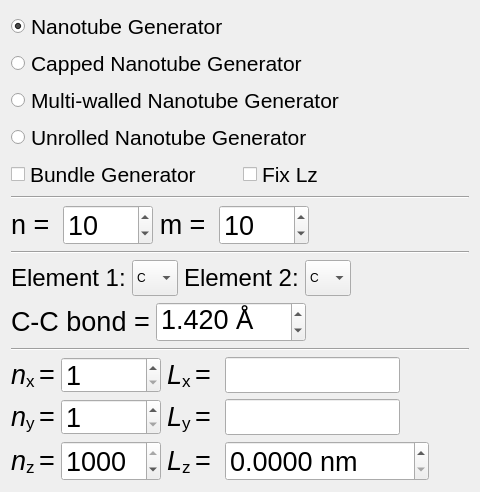
        <widget class="QWidget" name="nanotube_generator_tabWidget">
         <attribute name="title">
          <string>Nanotubes</string>
         </attribute>
         <layout class="QVBoxLayout" name="verticalLayout">
          <item>
           <widget class="QRadioButton" name="nanotube_generator_radioButton">
            <property name="font">
             <font>
              <pointsize>16</pointsize>
             </font>
            </property>
            <property name="text">
             <string>Nanotube Generator</string>
            </property>
            <property name="checked">
             <bool>true</bool>
            </property>
            <attribute name="buttonGroup">
             <string notr="true">nanotube_generator_buttonGroup</string>
            </attribute>
           </widget>
          </item>
          <item>
           <widget class="QRadioButton" name="capped_nanotube_generator_radioButton">
            <property name="font">
             <font>
              <pointsize>16</pointsize>
             </font>
            </property>
            <property name="text">
             <string>Capped Nanotube Generator</string>
            </property>
            <property name="checkable">
             <bool>false</bool>
            </property>
            <attribute name="buttonGroup">
             <string notr="true">nanotube_generator_buttonGroup</string>
            </attribute>
           </widget>
          </item>
          <item>
           <widget class="QRadioButton" name="mwnt_generator_radioButton">
            <property name="font">
             <font>
              <pointsize>16</pointsize>
             </font>
            </property>
            <property name="text">
             <string>Multi-walled Nanotube Generator</string>
            </property>
            <attribute name="buttonGroup">
             <string notr="true">nanotube_generator_buttonGroup</string>
            </attribute>
           </widget>
          </item>
          <item>
           <widget class="QRadioButton" name="unrolled_nanotube_generator_radioButton">
            <property name="font">
             <font>
              <pointsize>16</pointsize>
             </font>
            </property>
            <property name="text">
             <string>Unrolled Nanotube Generator</string>
            </property>
            <attribute name="buttonGroup">
             <string notr="true">nanotube_generator_buttonGroup</string>
            </attribute>
           </widget>
          </item>
          <item>
           <layout class="QHBoxLayout" name="horizontalLayout_23">
            <item>
             <widget class="QCheckBox" name="bundle_generator_checkBox">
              <property name="font">
               <font>
                <pointsize>16</pointsize>
               </font>
              </property>
              <property name="text">
               <string>Bundle Generator</string>
              </property>
              <property name="checkable">
               <bool>true</bool>
              </property>
             </widget>
            </item>
            <item>
             <widget class="QCheckBox" name="fix_Lz_checkBox">
              <property name="font">
               <font>
                <pointsize>16</pointsize>
               </font>
              </property>
              <property name="text">
               <string>Fix Lz</string>
              </property>
              <property name="checkable">
               <bool>true</bool>
              </property>
             </widget>
            </item>
           </layout>
          </item>
          <item>
           <widget class="Line" name="line">
            <property name="orientation">
             <enum>Qt::Horizontal</enum>
            </property>
           </widget>
          </item>
          <item>
           <layout class="QHBoxLayout" name="horizontalLayout_13">
            <item>
             <layout class="QHBoxLayout" name="horizontalLayout_3">
              <item>
               <layout class="QHBoxLayout" name="horizontalLayout_2">
                <item>
                 <widget class="QLabel" name="label_7">
                  <property name="font">
                   <font>
                    <family>Arial</family>
                    <pointsize>20</pointsize>
                   </font>
                  </property>
                  <property name="text">
                   <string>&lt;html&gt;&lt;head/&gt;&lt;body&gt;&lt;p align=&quot;right&quot;&gt;n = &lt;/p&gt;&lt;/body&gt;&lt;/html&gt;</string>
                  </property>
                 </widget>
                </item>
                <item>
                 <widget class="QSpinBox" name="n_spinBox">
                  <property name="minimumSize">
                   <size>
                    <width>90</width>
                    <height>36</height>
                   </size>
                  </property>
                  <property name="font">
                   <font>
                    <family>Arial</family>
                    <pointsize>20</pointsize>
                   </font>
                  </property>
                  <property name="maximum">
                   <number>100</number>
                  </property>
                  <property name="value">
                   <number>10</number>
                  </property>
                 </widget>
                </item>
               </layout>
              </item>
              <item>
               <layout class="QHBoxLayout" name="horizontalLayout">
                <item>
                 <widget class="QLabel" name="label_14">
                  <property name="font">
                   <font>
                    <family>Arial</family>
                    <pointsize>20</pointsize>
                   </font>
                  </property>
                  <property name="text">
                   <string>&lt;html&gt;&lt;head/&gt;&lt;body&gt;&lt;p align=&quot;right&quot;&gt;m = &lt;/p&gt;&lt;/body&gt;&lt;/html&gt;</string>
                  </property>
                 </widget>
                </item>
                <item>
                 <widget class="QSpinBox" name="m_spinBox">
                  <property name="minimumSize">
                   <size>
                    <width>90</width>
                    <height>36</height>
                   </size>
                  </property>
                  <property name="font">
                   <font>
                    <family>Arial</family>
                    <pointsize>20</pointsize>
                   </font>
                  </property>
                  <property name="maximum">
                   <number>100</number>
                  </property>
                  <property name="value">
                   <number>10</number>
                  </property>
                 </widget>
                </item>
               </layout>
              </item>
             </layout>
            </item>
            <item>
             <spacer name="horizontalSpacer">
              <property name="orientation">
               <enum>Qt::Horizontal</enum>
              </property>
              <property name="sizeHint" stdset="0">
               <size>
                <width>40</width>
                <height>20</height>
               </size>
              </property>
             </spacer>
            </item>
           </layout>
          </item>
          <item>
           <widget class="Line" name="line_2">
            <property name="orientation">
             <enum>Qt::Horizontal</enum>
            </property>
           </widget>
          </item>
          <item>
           <layout class="QHBoxLayout" name="horizontalLayout_31">
            <item>
             <layout class="QHBoxLayout" name="horizontalLayout_30">
              <item>
               <layout class="QHBoxLayout" name="horizontalLayout_29">
                <item>
                 <widget class="QLabel" name="label_17">
                  <property name="font">
                   <font>
                    <pointsize>18</pointsize>
                   </font>
                  </property>
                  <property name="text">
                   <string>Element 1:</string>
                  </property>
                 </widget>
                </item>
                <item>
                 <widget class="QComboBox" name="nanotube_element1_comboBox">
                  <property name="minimumSize">
                   <size>
                    <width>0</width>
                    <height>36</height>
                   </size>
                  </property>
                  <property name="currentIndex">
                   <number>3</number>
                  </property>
                  <item>
                   <property name="text">
                    <string>H</string>
                   </property>
                  </item>
                  <item>
                   <property name="text">
                    <string>He</string>
                   </property>
                  </item>
                  <item>
                   <property name="text">
                    <string>B</string>
                   </property>
                  </item>
                  <item>
                   <property name="text">
                    <string>C</string>
                   </property>
                  </item>
                  <item>
                   <property name="text">
                    <string>N</string>
                   </property>
                  </item>
                 </widget>
                </item>
               </layout>
              </item>
              <item>
               <layout class="QHBoxLayout" name="horizontalLayout_28">
                <item>
                 <widget class="QLabel" name="label_18">
                  <property name="font">
                   <font>
                    <pointsize>18</pointsize>
                   </font>
                  </property>
                  <property name="text">
                   <string>Element 2:</string>
                  </property>
                 </widget>
                </item>
                <item>
                 <widget class="QComboBox" name="nanotube_element2_comboBox">
                  <property name="minimumSize">
                   <size>
                    <width>0</width>
                    <height>36</height>
                   </size>
                  </property>
                  <property name="currentIndex">
                   <number>3</number>
                  </property>
                  <item>
                   <property name="text">
                    <string>H</string>
                   </property>
                  </item>
                  <item>
                   <property name="text">
                    <string>He</string>
                   </property>
                  </item>
                  <item>
                   <property name="text">
                    <string>B</string>
                   </property>
                  </item>
                  <item>
                   <property name="text">
                    <string>C</string>
                   </property>
                  </item>
                  <item>
                   <property name="text">
                    <string>N</string>
                   </property>
                  </item>
                 </widget>
                </item>
               </layout>
              </item>
             </layout>
            </item>
            <item>
             <spacer name="horizontalSpacer_8">
              <property name="orientation">
               <enum>Qt::Horizontal</enum>
              </property>
              <property name="sizeHint" stdset="0">
               <size>
                <width>40</width>
                <height>20</height>
               </size>
              </property>
             </spacer>
            </item>
           </layout>
          </item>
          <item>
           <layout class="QHBoxLayout" name="horizontalLayout_24">
            <item>
             <layout class="QHBoxLayout" name="horizontalLayout_14">
              <item>
               <widget class="QLabel" name="nanotube_e1e2_bond_label">
                <property name="font">
                 <font>
                  <pointsize>20</pointsize>
                 </font>
                </property>
                <property name="text">
                 <string>&lt;html&gt;&lt;head/&gt;&lt;body&gt;&lt;p&gt;C-C bond =&lt;/p&gt;&lt;/body&gt;&lt;/html&gt;</string>
                </property>
               </widget>
              </item>
              <item>
               <widget class="QDoubleSpinBox" name="nanotube_bond_doubleSpinBox">
                <property name="sizePolicy">
                 <sizepolicy hsizetype="Expanding" vsizetype="Fixed">
                  <horstretch>0</horstretch>
                  <verstretch>0</verstretch>
                 </sizepolicy>
                </property>
                <property name="minimumSize">
                 <size>
                  <width>150</width>
                  <height>36</height>
                 </size>
                </property>
                <property name="font">
                 <font>
                  <pointsize>20</pointsize>
                 </font>
                </property>
                <property name="inputMethodHints">
                 <set>Qt::ImhFormattedNumbersOnly</set>
                </property>
                <property name="readOnly">
                 <bool>false</bool>
                </property>
                <property name="suffix">
                 <string> Å</string>
                </property>
                <property name="decimals">
                 <number>3</number>
                </property>
                <property name="minimum">
                 <double>0.500000000000000</double>
                </property>
                <property name="maximum">
                 <double>10.000000000000000</double>
                </property>
                <property name="singleStep">
                 <double>0.010000000000000</double>
                </property>
                <property name="value">
                 <double>1.420000000000000</double>
                </property>
               </widget>
              </item>
             </layout>
            </item>
            <item>
             <spacer name="horizontalSpacer_6">
              <property name="orientation">
               <enum>Qt::Horizontal</enum>
              </property>
              <property name="sizeHint" stdset="0">
               <size>
                <width>40</width>
                <height>20</height>
               </size>
              </property>
             </spacer>
            </item>
           </layout>
          </item>
          <item>
           <widget class="Line" name="line_8">
            <property name="orientation">
             <enum>Qt::Horizontal</enum>
            </property>
           </widget>
          </item>
          <item>
           <layout class="QHBoxLayout" name="horizontalLayout_11">
            <item>
             <layout class="QHBoxLayout" name="horizontalLayout_4">
              <item>
               <widget class="QLabel" name="label">
                <property name="font">
                 <font>
                  <pointsize>20</pointsize>
                 </font>
                </property>
                <property name="text">
                 <string>&lt;html&gt;&lt;head/&gt;&lt;body&gt;&lt;p&gt;&lt;span style=&quot; font-style:italic;&quot;&gt;n&lt;/span&gt;&lt;span style=&quot; vertical-align:sub;&quot;&gt;x &lt;/span&gt;=&lt;/p&gt;&lt;/body&gt;&lt;/html&gt;</string>
                </property>
               </widget>
              </item>
              <item>
               <widget class="QSpinBox" name="nx_spinBox">
                <property name="sizePolicy">
                 <sizepolicy hsizetype="MinimumExpanding" vsizetype="Fixed">
                  <horstretch>0</horstretch>
                  <verstretch>0</verstretch>
                 </sizepolicy>
                </property>
                <property name="minimumSize">
                 <size>
                  <width>100</width>
                  <height>36</height>
                 </size>
                </property>
                <property name="font">
                 <font>
                  <pointsize>20</pointsize>
                 </font>
                </property>
                <property name="minimum">
                 <number>1</number>
                </property>
               </widget>
              </item>
             </layout>
            </item>
            <item>
             <layout class="QHBoxLayout" name="horizontalLayout_7">
              <item>
               <widget class="QLabel" name="label_2">
                <property name="font">
                 <font>
                  <pointsize>20</pointsize>
                 </font>
                </property>
                <property name="text">
                 <string>&lt;html&gt;&lt;head/&gt;&lt;body&gt;&lt;p&gt;&lt;span style=&quot; font-style:italic;&quot;&gt;L&lt;/span&gt;&lt;span style=&quot; vertical-align:sub;&quot;&gt;x &lt;/span&gt;= &lt;/p&gt;&lt;/body&gt;&lt;/html&gt;</string>
                </property>
               </widget>
              </item>
              <item>
               <widget class="QLineEdit" name="Lx_lineEdit">
                <property name="sizePolicy">
                 <sizepolicy hsizetype="Expanding" vsizetype="Fixed">
                  <horstretch>0</horstretch>
                  <verstretch>0</verstretch>
                 </sizepolicy>
                </property>
                <property name="minimumSize">
                 <size>
                  <width>175</width>
                  <height>36</height>
                 </size>
                </property>
                <property name="maximumSize">
                 <size>
                  <width>200</width>
                  <height>16777215</height>
                 </size>
                </property>
                <property name="readOnly">
                 <bool>true</bool>
                </property>
               </widget>
              </item>
             </layout>
            </item>
            <item>
             <spacer name="horizontalSpacer_2">
              <property name="orientation">
               <enum>Qt::Horizontal</enum>
              </property>
              <property name="sizeHint" stdset="0">
               <size>
                <width>40</width>
                <height>20</height>
               </size>
              </property>
             </spacer>
            </item>
           </layout>
          </item>
          <item>
           <layout class="QHBoxLayout" name="horizontalLayout_10">
            <item>
             <layout class="QHBoxLayout" name="horizontalLayout_5">
              <item>
               <widget class="QLabel" name="label_3">
                <property name="font">
                 <font>
                  <pointsize>20</pointsize>
                 </font>
                </property>
                <property name="text">
                 <string>&lt;html&gt;&lt;head/&gt;&lt;body&gt;&lt;p&gt;&lt;span style=&quot; font-style:italic;&quot;&gt;n&lt;/span&gt;&lt;span style=&quot; vertical-align:sub;&quot;&gt;y &lt;/span&gt;=&lt;/p&gt;&lt;/body&gt;&lt;/html&gt;</string>
                </property>
               </widget>
              </item>
              <item>
               <widget class="QSpinBox" name="ny_spinBox">
                <property name="sizePolicy">
                 <sizepolicy hsizetype="MinimumExpanding" vsizetype="Fixed">
                  <horstretch>0</horstretch>
                  <verstretch>0</verstretch>
                 </sizepolicy>
                </property>
                <property name="minimumSize">
                 <size>
                  <width>100</width>
                  <height>36</height>
                 </size>
                </property>
                <property name="font">
                 <font>
                  <pointsize>20</pointsize>
                 </font>
                </property>
                <property name="minimum">
                 <number>1</number>
                </property>
               </widget>
              </item>
             </layout>
            </item>
            <item>
             <layout class="QHBoxLayout" name="horizontalLayout_8">
              <item>
               <widget class="QLabel" name="label_12">
                <property name="font">
                 <font>
                  <pointsize>20</pointsize>
                 </font>
                </property>
                <property name="text">
                 <string>&lt;html&gt;&lt;head/&gt;&lt;body&gt;&lt;p&gt;&lt;span style=&quot; font-style:italic;&quot;&gt;L&lt;/span&gt;&lt;span style=&quot; vertical-align:sub;&quot;&gt;y &lt;/span&gt;= &lt;/p&gt;&lt;/body&gt;&lt;/html&gt;</string>
                </property>
               </widget>
              </item>
              <item>
               <widget class="QLineEdit" name="Ly_lineEdit">
                <property name="sizePolicy">
                 <sizepolicy hsizetype="Expanding" vsizetype="Fixed">
                  <horstretch>0</horstretch>
                  <verstretch>0</verstretch>
                 </sizepolicy>
                </property>
                <property name="minimumSize">
                 <size>
                  <width>175</width>
                  <height>36</height>
                 </size>
                </property>
                <property name="maximumSize">
                 <size>
                  <width>200</width>
                  <height>16777215</height>
                 </size>
                </property>
                <property name="readOnly">
                 <bool>true</bool>
                </property>
               </widget>
              </item>
             </layout>
            </item>
            <item>
             <spacer name="horizontalSpacer_3">
              <property name="orientation">
               <enum>Qt::Horizontal</enum>
              </property>
              <property name="sizeHint" stdset="0">
               <size>
                <width>40</width>
                <height>20</height>
               </size>
              </property>
             </spacer>
            </item>
           </layout>
          </item>
          <item>
           <layout class="QHBoxLayout" name="horizontalLayout_12">
            <item>
             <layout class="QHBoxLayout" name="horizontalLayout_6">
              <item>
               <widget class="QLabel" name="label_4">
                <property name="font">
                 <font>
                  <pointsize>20</pointsize>
                 </font>
                </property>
                <property name="text">
                 <string>&lt;html&gt;&lt;head/&gt;&lt;body&gt;&lt;p&gt;&lt;span style=&quot; font-style:italic;&quot;&gt;n&lt;/span&gt;&lt;span style=&quot; vertical-align:sub;&quot;&gt;z &lt;/span&gt;=&lt;/p&gt;&lt;/body&gt;&lt;/html&gt;</string>
                </property>
               </widget>
              </item>
              <item>
               <widget class="QSpinBox" name="nz_spinBox">
                <property name="sizePolicy">
                 <sizepolicy hsizetype="MinimumExpanding" vsizetype="Fixed">
                  <horstretch>0</horstretch>
                  <verstretch>0</verstretch>
                 </sizepolicy>
                </property>
                <property name="minimumSize">
                 <size>
                  <width>100</width>
                  <height>36</height>
                 </size>
                </property>
                <property name="font">
                 <font>
                  <pointsize>20</pointsize>
                 </font>
                </property>
                <property name="minimum">
                 <number>1</number>
                </property>
                <property name="maximum">
                 <number>1000</number>
                </property>
                <property name="value">
                 <number>1000</number>
                </property>
               </widget>
              </item>
             </layout>
            </item>
            <item>
             <layout class="QHBoxLayout" name="horizontalLayout_9">
              <item>
               <widget class="QLabel" name="label_13">
                <property name="font">
                 <font>
                  <pointsize>20</pointsize>
                 </font>
                </property>
                <property name="text">
                 <string>&lt;html&gt;&lt;head/&gt;&lt;body&gt;&lt;p&gt;&lt;span style=&quot; font-style:italic;&quot;&gt;L&lt;/span&gt;&lt;span style=&quot; vertical-align:sub;&quot;&gt;z &lt;/span&gt;= &lt;/p&gt;&lt;/body&gt;&lt;/html&gt;</string>
                </property>
               </widget>
              </item>
              <item>
               <widget class="QDoubleSpinBox" name="Lz_doubleSpinBox">
                <property name="sizePolicy">
                 <sizepolicy hsizetype="Expanding" vsizetype="Fixed">
                  <horstretch>0</horstretch>
                  <verstretch>0</verstretch>
                 </sizepolicy>
                </property>
                <property name="minimumSize">
                 <size>
                  <width>200</width>
                  <height>36</height>
                 </size>
                </property>
                <property name="font">
                 <font>
                  <pointsize>20</pointsize>
                 </font>
                </property>
                <property name="suffix">
                 <string> nm</string>
                </property>
                <property name="decimals">
                 <number>4</number>
                </property>
                <property name="maximum">
                 <double>1000.000000000000000</double>
                </property>
               </widget>
              </item>
             </layout>
            </item>
            <item>
             <spacer name="horizontalSpacer_4">
              <property name="orientation">
               <enum>Qt::Horizontal</enum>
              </property>
              <property name="sizeHint" stdset="0">
               <size>
                <width>40</width>
                <height>20</height>
               </size>
              </property>
             </spacer>
            </item>
           </layout>
          </item>
         </layout>
        </widget>
